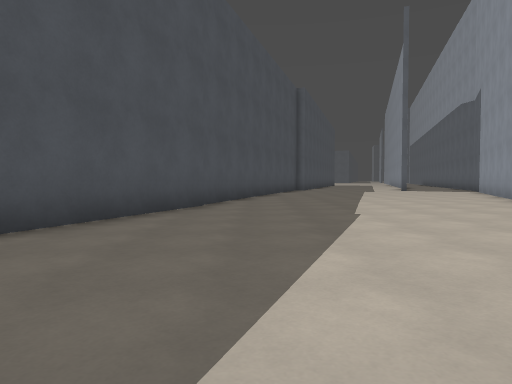
[1] (above)

22 first-person views from a walk through a Godot game level. The camera is 1.2 m above the floor, tilts 2° down and sees 70° across. The floor is counted in squares, 2 m on a side. Each view is taken from the middle of a square. On the plan, view 1 faces up. The plan holds only what a view shows up to about 10 squares ahead; the rest is blank. The place goes on beyond the plan. Surface patterns are stand-ins for the level's own textures.

[2]
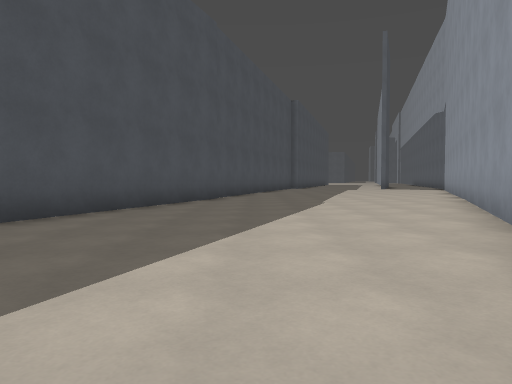

[3]
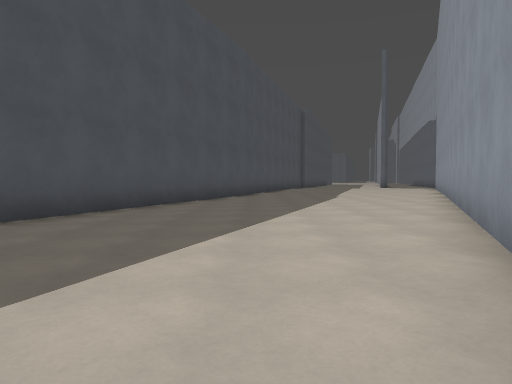

[4]
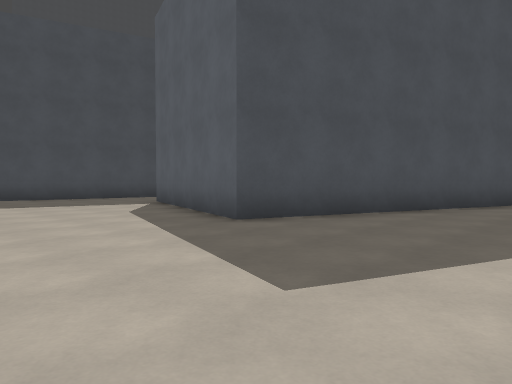

[5]
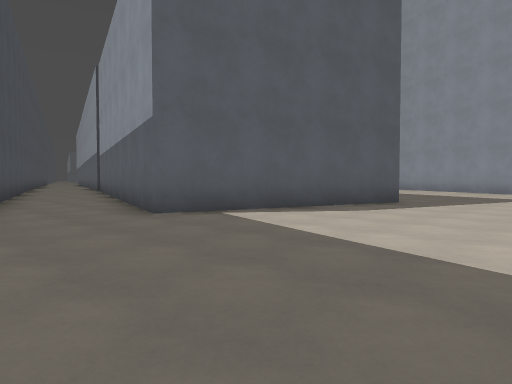

[6]
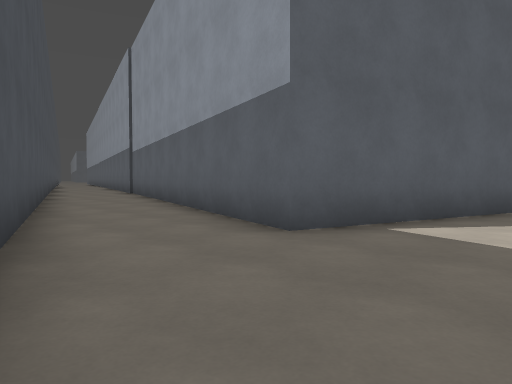

[7]
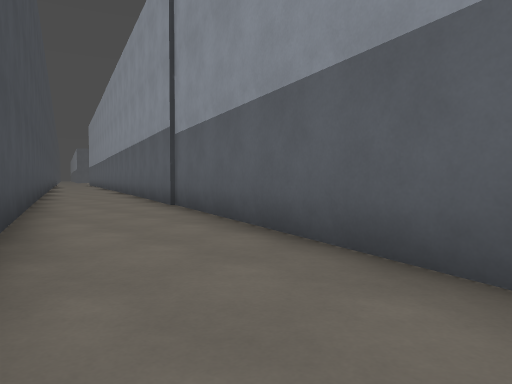

[8]
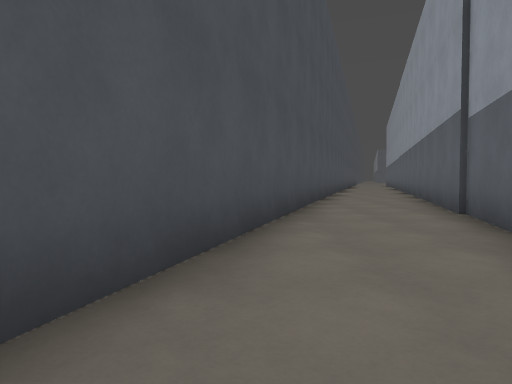

[9]
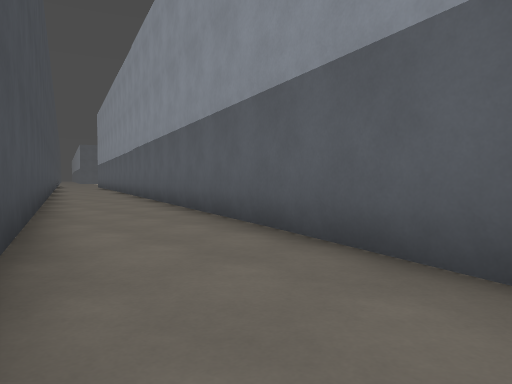

[10]
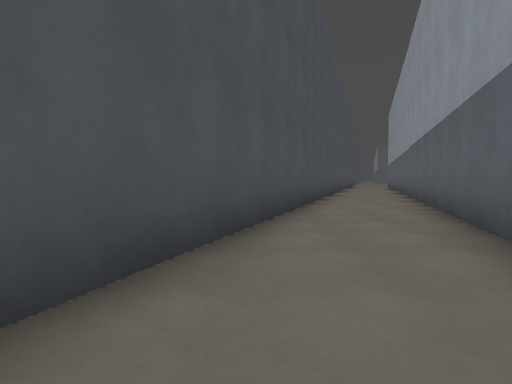

[11]
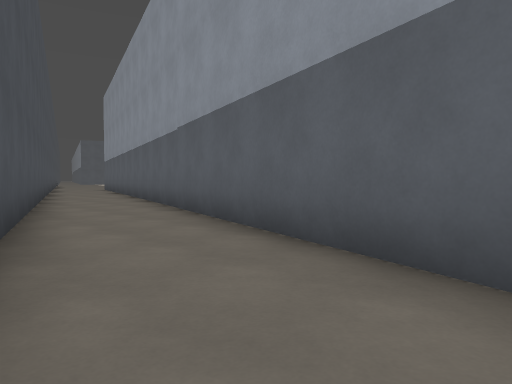

[12]
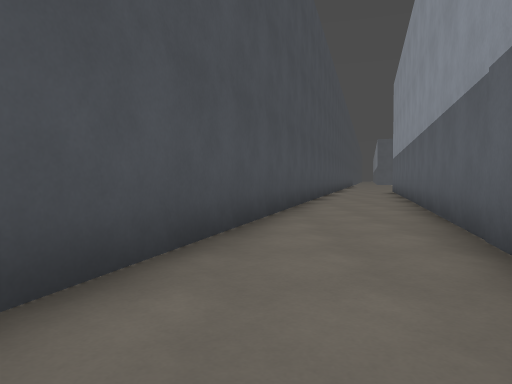

[13]
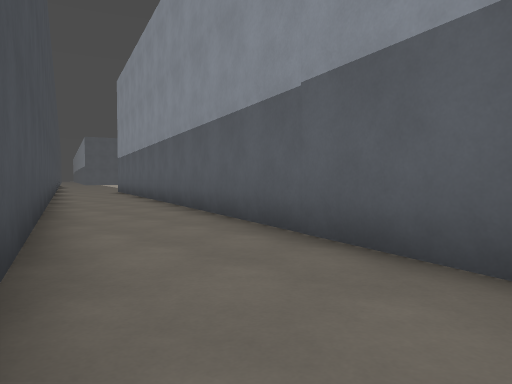

[14]
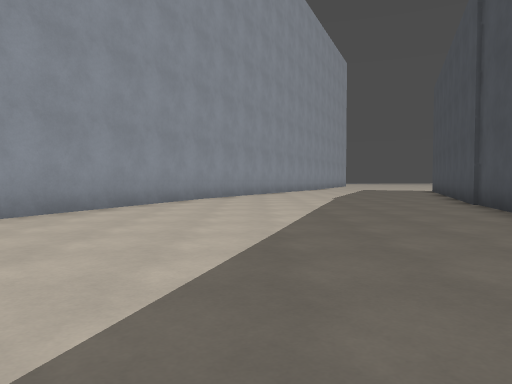

[15]
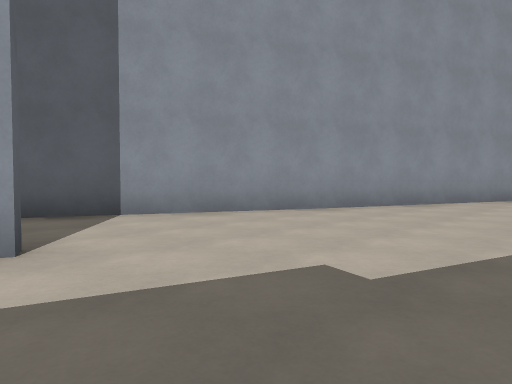

[16]
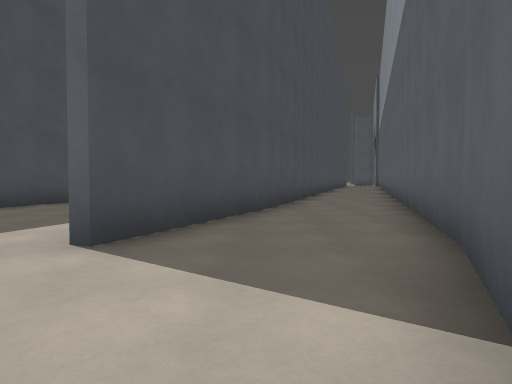

[17]
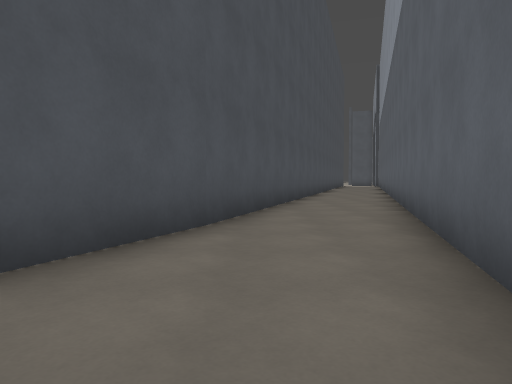

[18]
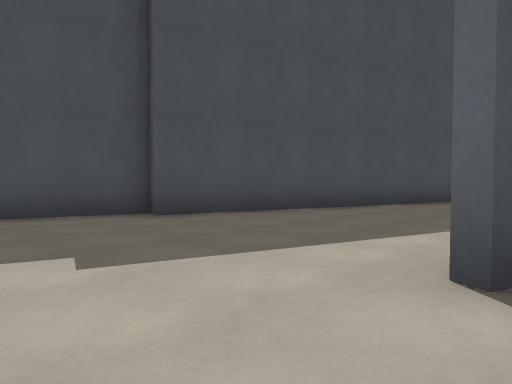

[19]
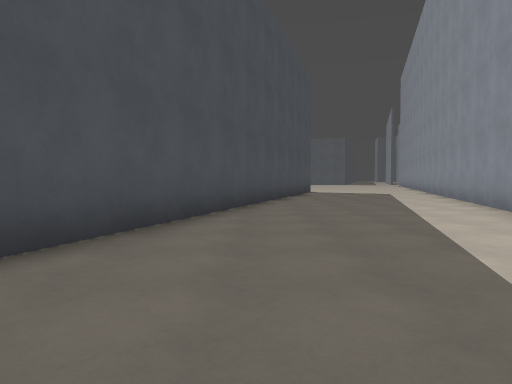

[20]
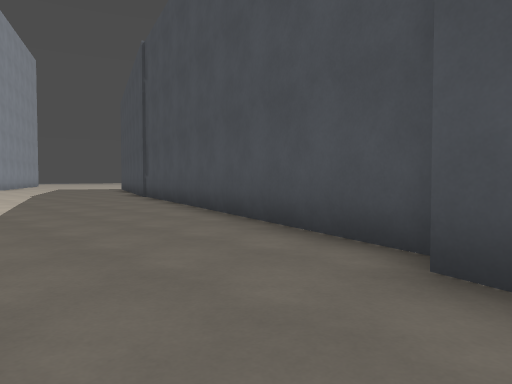

[21]
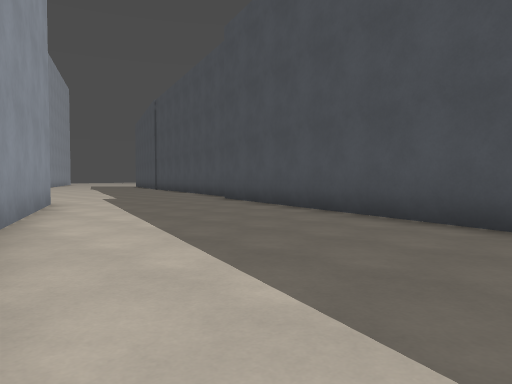

[22]
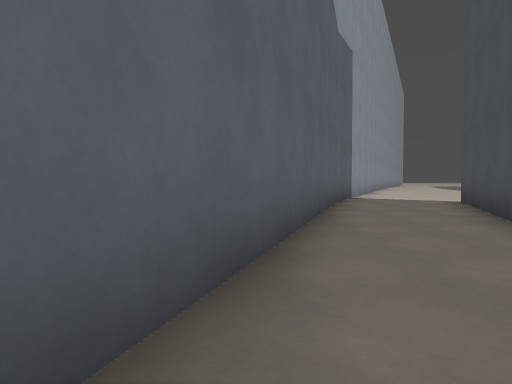

### Floor plan
Key: @ floor where view 1 was taken; # wall or solid block; . main floor; - floor 0.25 m lower than the main floor.
Columns run from 14 left of view 1 to 14 right of it. Each row starts with its distance up from view 1.
 28          #..#      #.....#..#
 27         ##..#     ##.....#..#
 26         #...#     #.....##..#
 25         #..##     #.....#..##
 24        ##..#     ##.....#..#
 23        #...#     #.....##..#
 22        #..##     #.....#..##
 21       ##..#      #....##..#
 20       #...#     ##....#...#
 19       #..##    ##.....#..##
 18      ##..#     #.........#
 17      #...#     #.........#
 16      #..##    ##........##
 15     ##..#     #.........#
 14     #...#     #........##
 13     #...#     #........#
 12     #..##    ##.......##
 11    ##..#     #........#
 10    #...#     #.......##
  9    #..##    ##.......#
  8   ##..#     #.......##
  7   #...#     #.......#
  6   #..##    ##.......#
  5  ##..#     #.......##
  4  #...#    ##.......#
  3  #...#    #.......##
  2 ##..##    #.......#
  1 #...#    ##......##
  0  ...##   #....@..#
 -1  --..#####......##
 -2  --.....##......#
 -3 ---............##
 -4 ----...........
 -5 ---...........
 -6 --..      ....

Positions as (right, up) in squares from view 1, and headings:
1: (0, 0), facing up
2: (0, -3), facing up
3: (-1, -6), facing up
4: (-1, -6), facing up-left
5: (-14, -6), facing up-right
6: (-14, -3), facing up-right
7: (-12, 3), facing up-right
8: (-11, 4), facing up
9: (-10, 10), facing up-right
10: (-9, 10), facing up
11: (-8, 16), facing up-right
12: (-6, 19), facing up
13: (-7, 20), facing up-right
14: (4, 17), facing down
15: (4, 19), facing down-right
16: (9, 15), facing up
17: (10, 18), facing up
18: (8, 16), facing up-left
19: (5, 18), facing up
20: (5, 20), facing down-left
21: (10, 28), facing down-left
22: (13, 28), facing down
